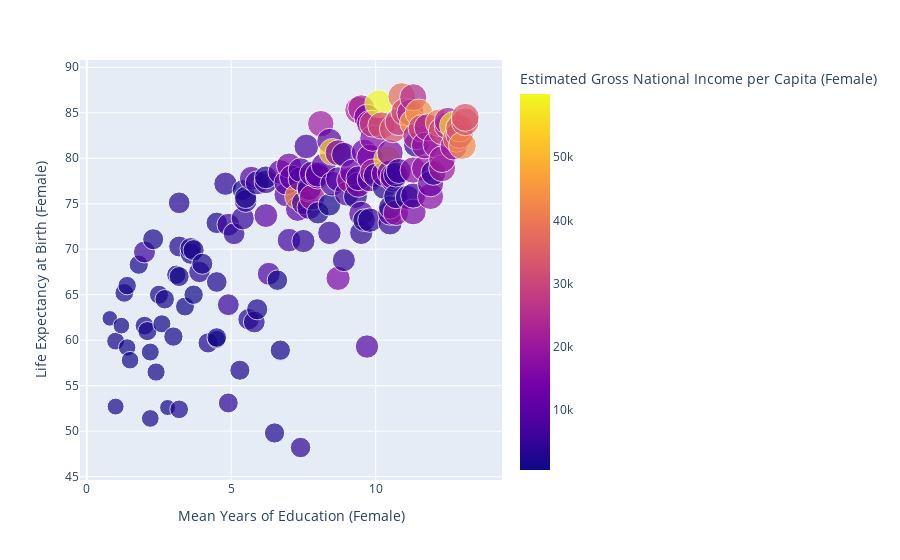

Notebook cell for this chart:
### Code cell
csv_file = "gender_development.csv"
df = pd.read_csv(csv_file)
df.drop(df.index[df['Mean Years of Education (Female)'] == '..'], inplace = True)
df.drop(df.index[df['Life Expectancy at Birth (Female)'] == '..'], inplace = True)
df.drop(df.index[df['Estimated Gross National Income per Capita (Female)'] == '..'], inplace = True)
df.drop(df.index[df['Human Development Index (Female)'] == '..'], inplace = True)

df["Mean Years of Education (Female)"] = df["Mean Years of Education (Female)"].astype(float)
df["Life Expectancy at Birth (Female)"] = df["Life Expectancy at Birth (Female)"].astype(float)
df["Estimated Gross National Income per Capita (Female)"] = df["Estimated Gross National Income per Capita (Female)"].astype(float)
df["Human Development Index (Female)"] = df["Human Development Index (Female)"].astype(float)

df.sort_values(by=['Mean Years of Education (Female)', 'Life Expectancy at Birth (Female)', 
                   'Estimated Gross National Income per Capita (Female)', 'Human Development Index (Female)'], inplace=True)

fig = px.scatter(df, x="Mean Years of Education (Female)", 
                 y="Life Expectancy at Birth (Female)", color="Estimated Gross National Income per Capita (Female)", size="Human Development Index (Female)")
fig.show()

### Figure 1 — Plotly figure (JSON) as saved in the notebook; plotly's stock layout.template omitted (floating-point values rounded to 4 significant figures; data arrays with more than 128 entries replaced by an {"elided": "..."} marker saying what was removed)
{"data": [{"hovertemplate": "Mean Years of Education (Female)=%{x}<br>Life Expectancy at Birth (Female)=%{y}<br>Human Development Index (Female)=%{marker.size}<br>Estimated Gross National Income per Capita (Female)=%{marker.color}<extra></extra>", "legendgroup": "", "marker": {"color": {"elided": "168 int values"}, "coloraxis": "coloraxis", "size": {"elided": "168 float values"}, "sizemode": "area", "sizeref": 0.00235, "symbol": "circle"}, "mode": "markers", "name": "", "orientation": "v", "showlegend": false, "type": "scatter", "x": {"elided": "168 float values"}, "xaxis": "x", "y": {"elided": "168 float values"}, "yaxis": "y"}], "layout": {"coloraxis": {"colorbar": {"title": {"text": "Estimated Gross National Income per Capita (Female)"}}, "colorscale": [[0, "#0d0887"], [0.1111, "#46039f"], [0.2222, "#7201a8"], [0.3333, "#9c179e"], [0.4444, "#bd3786"], [0.5556, "#d8576b"], [0.6667, "#ed7953"], [0.7778, "#fb9f3a"], [0.8889, "#fdca26"], [1, "#f0f921"]]}, "legend": {"itemsizing": "constant", "tracegroupgap": 0}, "margin": {"t": 60}, "xaxis": {"anchor": "y", "domain": [0, 1], "title": {"text": "Mean Years of Education (Female)"}}, "yaxis": {"anchor": "x", "domain": [0, 1], "title": {"text": "Life Expectancy at Birth (Female)"}}}}
